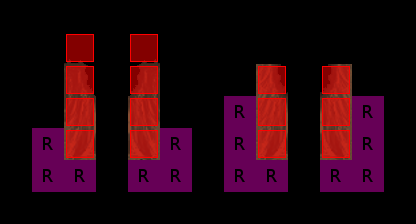

This is a level from a 2D game, rendered from its Tiled map with the project's own tilesets. A one-line summary and the map file follow, with tile-layer data summarised:
An orthogonal 13x7 tile map with 32x32 px tiles, 5 tile layers (Regions, Input_set, InputNot_set, Output_Ground, ...), 4 tilesets.

<map version="1.0" orientation="orthogonal" width="13" height="7" tilewidth="32" tileheight="32">
 <tileset firstgid="1" name="collision" tilewidth="32" tileheight="32">
  <image source="../../graphics/tiles/collision.png" width="64" height="32" />
 </tileset>
 <tileset firstgid="3" name="set" tilewidth="32" tileheight="32">
  <image source="../../graphics/tiles/set_cave.png" width="256" height="256" />
 </tileset>
 <tileset firstgid="67" name="set_rules" tilewidth="32" tileheight="32">
  <image source="../../graphics/tiles/set_rules.png" width="64" height="64" />
 </tileset>
 <tileset firstgid="71" name="cave" tilewidth="32" tileheight="32">
  <image source="../../graphics/tiles/cave.png" width="512" height="256" />
 </tileset>
 <layer name="Regions" width="13" height="7">
  <data>[91 cells, 30 non-empty, 1 distinct tile ids]</data>
 </layer>
 <layer name="Input_set" width="13" height="7">
  <data>[91 cells, 12 non-empty, 1 distinct tile ids]</data>
 </layer>
 <layer name="InputNot_set" width="13" height="7" opacity="0.6">
  <data>[91 cells, 14 non-empty, 1 distinct tile ids]</data>
 </layer>
 <layer name="Output_Ground" width="13" height="7">
  <data>[91 cells, 14 non-empty, 14 distinct tile ids]</data>
 </layer>
 <layer name="Output_Collision" width="13" height="7">
  <data>[91 cells, 14 non-empty, 1 distinct tile ids]</data>
 </layer>
</map>
